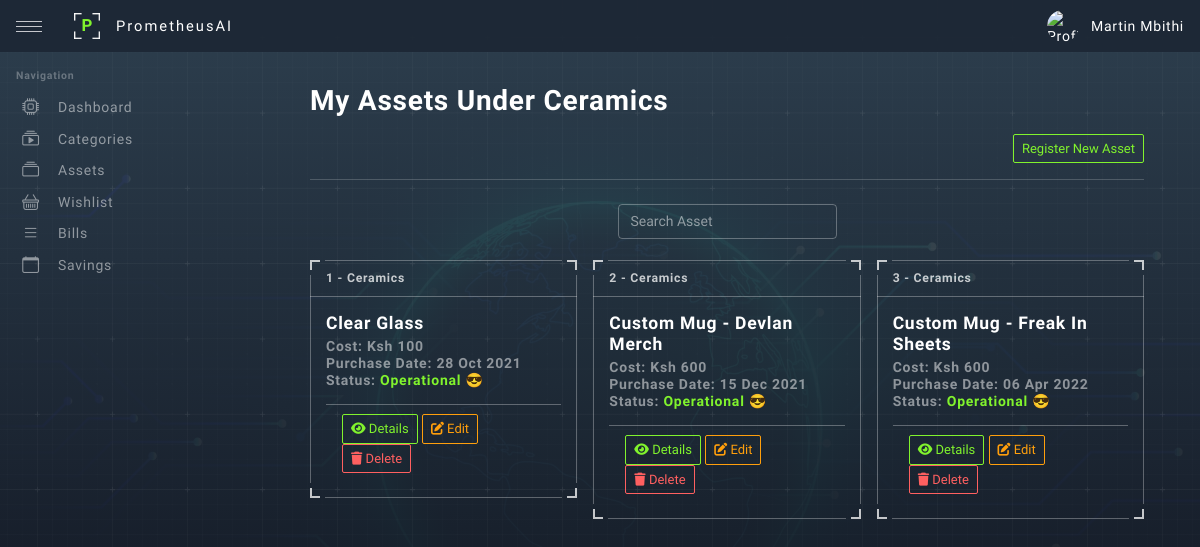
Screenshot of /views/assets_under_category?category_id=7&category_name=Ceramics (signed in) with the database file from the repository.
### tables this page shows
CREATE TABLE `assets` (
  `asset_id` int(200) NOT NULL,
  `asset_category_id` int(200) NOT NULL,
  `asset_name` varchar(200) NOT NULL,
  `asset_details` longtext NOT NULL,
  `asset_cost` varchar(200) NOT NULL,
  `asset_date_purchased` varchar(200) NOT NULL,
  `asset_status` varchar(200) NOT NULL,
  `asset_user_id` int(200) NOT NULL
);

CREATE TABLE `assets_category` (
  `category_id` int(200) NOT NULL,
  `category_code` varchar(200) NOT NULL,
  `category_user_id` int(200) NOT NULL,
  `category_name` varchar(200) NOT NULL
);

### views/assets_under_category.php (shortened to what this page needs)
<?php
require_once('../helpers/assets.php');
require_once('../partials/head.php');
?>
<body>
    <div id="app" class="app">
        <?php require_once('../partials/header.php'); ?>
        <?php require_once('../partials/sidenavigation.php'); ?>
        <div id="content" class="app-content">
            <div class="container">
                <div class="row">
                    <div class="row">
                        <div class="col-xl-12">
                            <h1 class="page-header">
                                My Assets Under <?php echo $_GET['category_name']; ?>
                            </h1>
                            <div class="d-flex justify-content-end">
                                <button type="button" data-bs-toggle="modal" data-bs-target="#add_modal" class="btn-sm btn btn-outline-lime"><span>Register New Asset</button>
                            </div>
                            <hr class="mb-4" />
                            <div class="d-flex justify-content-center">
                                <div class="row g-3 align-items-center">
                                    <div class="col-auto">
                                        <input class="form-control" type="text" id="Asset_Category_Search" onkeyup="FilterFunction()" placeholder="Search Asset">
                                    </div>
                                </div>
                            </div>
                            <br>
                            <div class="row row-cols-1 row-cols-md-2 g-3">
                                <?php
                                $assets_category = mysqli_real_escape_string($mysqli, $_GET['category_id']);
                                $assets_sql = mysqli_query(
                                    $mysqli,
                                    "SELECT * FROM assets a INNER JOIN
                                    assets_category ac ON a.asset_category_id = ac.category_id
                                    WHERE asset_user_id = '{$_SESSION['user_id']}' AND
                                    category_id = '{$assets_category}' ORDER BY  asset_name ASC"
                                );
                                $cnt = 1;
                                if (mysqli_num_rows($assets_sql) > 0) {
                                    while ($assets = mysqli_fetch_array($assets_sql)) {
                                ?>
                                        <div class="col-sm-12 col-lg-4 col-xl-4">
                                            <div class="card Asset_Category_Name">
                                                <div class="card-header fw-bold small"><?php echo $cnt; ?> - <?php echo $assets['category_name']; ?></div>
                                                <div class="card-body">
                                                    <h5 class="card-title"><?php echo $assets['asset_name']; ?></h5>
                                                    <h6 class="card-subtitle mb-3 text-white text-opacity-50">
                                                        Cost: Ksh <?php echo number_format($assets['asset_cost']); ?> <br>
                                                        Purchase Date: <?php echo date('d M Y', strtotime($assets['asset_date_purchased'])); ?><br>
                                                        Status:
                                                        <?php
                                                        if ($assets['asset_status'] == 'Operational') { ?>
                                                            <span class="text-lime">Operational 😎 </span>
                                                        <?php } else { ?>
                                                            <span class="text-danger">Faulty 🙁 </span>
                                                        <?php } ?>
                                                        <br>
                                                    </h6>
                                                    <div class="card-footer">
                                                        <button data-bs-toggle="modal" data-bs-target="#details_<?php echo $assets['asset_id']; ?>" class="btn btn-sm btn-outline-lime"><i class="fas fa-eye"></i> Details</button>
                                                        <button data-bs-toggle="modal" data-bs-target="#update_<?php echo $assets['asset_id']; ?>" class="btn btn-sm btn-outline-warning"><i class="fas fa-edit"></i> Edit</button>
                                                        <button data-bs-toggle="modal" data-bs-target="#delete_<?php echo $assets['asset_id']; ?>" class="btn btn-sm btn-outline-danger"><i class="fas fa-trash"></i> Delete</button>
                                                    </div>
                                                </div>
                                                <div class="card-arrow">
                                                    <div class="card-arrow-top-left "></div>
                                                    <div class="card-arrow-top-right"></div>
                                                    <div class="card-arrow-bottom-left"></div>
                                                    <div class="card-arrow-bottom-right"></div>
                                                </div>
                                            </div>
                                        </div>
                                <?php
                                        $cnt = $cnt + 1;
                                    }
                                } else {
                                    include('../errors/assets_404.php');
                                } ?>
                            </div>
                        </div>
                    </div>
                </div>
            </div>
        </div>
    </div>
</body>
</html>

### rows the page displays
assets: asset_category.category_name "Ceramics", asset_name "Clear Glass", asset_cost "100", asset_date_purchased "28 Oct 2021", asset_status "Operational 😎"
assets: asset_category.category_name "Ceramics", asset_name "Custom Mug - Devlan Merch", asset_cost "600", asset_date_purchased "15 Dec 2021", asset_status "Operational 😎"
assets: asset_category.category_name "Ceramics", asset_name "Custom Mug - Freak In Sheets", asset_cost "600", asset_date_purchased "06 Apr 2022", asset_status "Operational 😎"

### other values shown
$_SESSION['user_name'] "Martin Mbithi"
$_GET['category_name'] "Ceramics"
